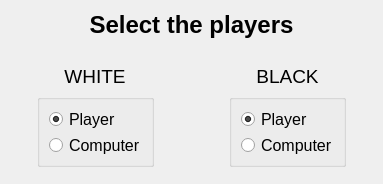
<?xml version="1.0" encoding="UTF-8"?>
<ui version="4.0">
 <class>GamemodeSelectionWidget</class>
 <widget class="QWidget" name="GamemodeSelectionWidget">
  <property name="geometry">
   <rect>
    <x>0</x>
    <y>0</y>
    <width>347</width>
    <height>177</height>
   </rect>
  </property>
  <property name="windowTitle">
   <string>Form</string>
  </property>
  <layout class="QGridLayout" name="gridLayout">
   <item row="2" column="3" alignment="Qt::AlignHCenter">
    <widget class="QLabel" name="label_3">
     <property name="text">
      <string>&lt;html&gt;&lt;head/&gt;&lt;body&gt;&lt;p align=&quot;center&quot;&gt;&lt;span style=&quot; font-size:14pt;&quot;&gt;BLACK&lt;/span&gt;&lt;/p&gt;&lt;/body&gt;&lt;/html&gt;</string>
     </property>
    </widget>
   </item>
   <item row="2" column="0" rowspan="3">
    <spacer name="verticalSpacer_2">
     <property name="orientation">
      <enum>Qt::Vertical</enum>
     </property>
     <property name="sizeHint" stdset="0">
      <size>
       <width>20</width>
       <height>40</height>
      </size>
     </property>
    </spacer>
   </item>
   <item row="2" column="4" rowspan="3">
    <spacer name="verticalSpacer_3">
     <property name="orientation">
      <enum>Qt::Vertical</enum>
     </property>
     <property name="sizeHint" stdset="0">
      <size>
       <width>20</width>
       <height>40</height>
      </size>
     </property>
    </spacer>
   </item>
   <item row="2" column="2" rowspan="2">
    <spacer name="verticalSpacer">
     <property name="orientation">
      <enum>Qt::Vertical</enum>
     </property>
     <property name="sizeHint" stdset="0">
      <size>
       <width>63</width>
       <height>112</height>
      </size>
     </property>
    </spacer>
   </item>
   <item row="3" column="1" alignment="Qt::AlignHCenter">
    <widget class="QGroupBox" name="groupBox">
     <property name="styleSheet">
      <string notr="true">color: rgb(0, 0, 0);
border-color: rgb(0, 0, 0);</string>
     </property>
     <property name="title">
      <string/>
     </property>
     <layout class="QVBoxLayout" name="verticalLayout">
      <item>
       <widget class="QRadioButton" name="white_player">
        <property name="font">
         <font>
          <pointsize>12</pointsize>
         </font>
        </property>
        <property name="text">
         <string>Player</string>
        </property>
        <property name="checked">
         <bool>true</bool>
        </property>
       </widget>
      </item>
      <item>
       <widget class="QRadioButton" name="white_ai">
        <property name="font">
         <font>
          <pointsize>12</pointsize>
         </font>
        </property>
        <property name="text">
         <string>Computer</string>
        </property>
       </widget>
      </item>
     </layout>
    </widget>
   </item>
   <item row="3" column="3" alignment="Qt::AlignHCenter">
    <widget class="QGroupBox" name="groupBox_2">
     <property name="styleSheet">
      <string notr="true">color: rgb(0, 0, 0);
border-color: rgb(0, 0, 0);</string>
     </property>
     <property name="title">
      <string/>
     </property>
     <layout class="QVBoxLayout" name="verticalLayout_2">
      <item>
       <widget class="QRadioButton" name="black_player">
        <property name="font">
         <font>
          <pointsize>12</pointsize>
         </font>
        </property>
        <property name="text">
         <string>Player</string>
        </property>
        <property name="checked">
         <bool>true</bool>
        </property>
       </widget>
      </item>
      <item>
       <widget class="QRadioButton" name="black_ai">
        <property name="font">
         <font>
          <pointsize>12</pointsize>
         </font>
        </property>
        <property name="text">
         <string>Computer</string>
        </property>
       </widget>
      </item>
     </layout>
    </widget>
   </item>
   <item row="2" column="1" alignment="Qt::AlignHCenter">
    <widget class="QLabel" name="label_2">
     <property name="text">
      <string>&lt;html&gt;&lt;head/&gt;&lt;body&gt;&lt;p align=&quot;center&quot;&gt;&lt;span style=&quot; font-size:14pt;&quot;&gt;WHITE&lt;/span&gt;&lt;/p&gt;&lt;/body&gt;&lt;/html&gt;</string>
     </property>
    </widget>
   </item>
   <item row="0" column="1" colspan="3">
    <widget class="QLabel" name="label">
     <property name="text">
      <string>&lt;html&gt;&lt;head/&gt;&lt;body&gt;&lt;p align=&quot;center&quot;&gt;&lt;span style=&quot; font-size:18pt; font-weight:700;&quot;&gt;Select the players&lt;/span&gt;&lt;/p&gt;&lt;/body&gt;&lt;/html&gt;</string>
     </property>
    </widget>
   </item>
   <item row="1" column="0" colspan="5">
    <spacer name="horizontalSpacer">
     <property name="orientation">
      <enum>Qt::Horizontal</enum>
     </property>
     <property name="sizeHint" stdset="0">
      <size>
       <width>40</width>
       <height>20</height>
      </size>
     </property>
    </spacer>
   </item>
  </layout>
 </widget>
 <resources/>
 <connections/>
</ui>
